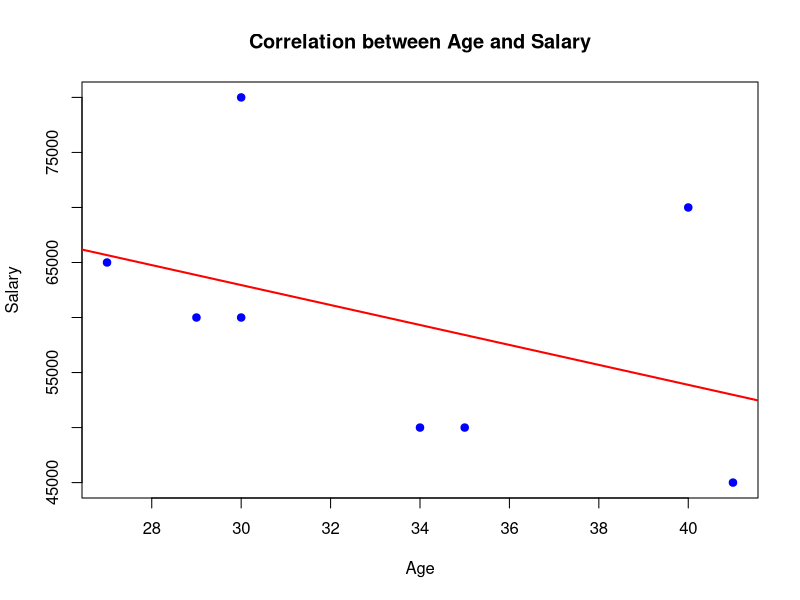
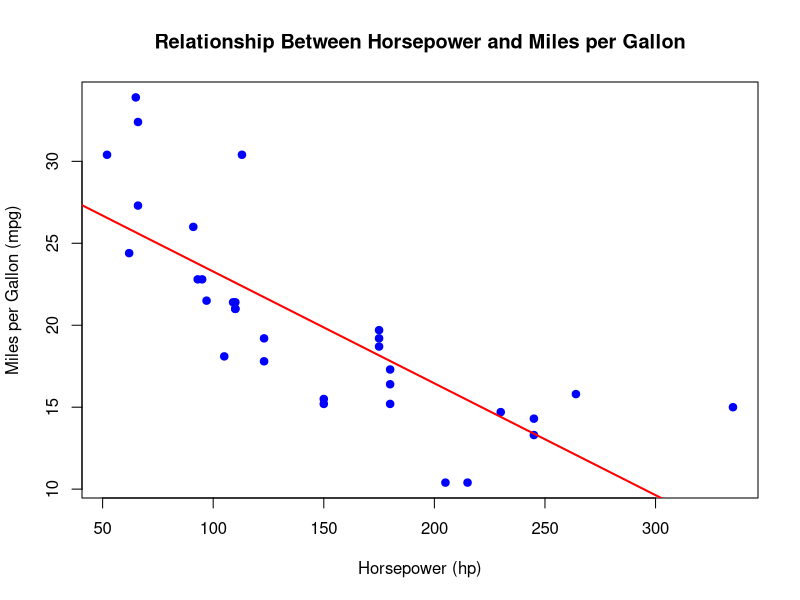
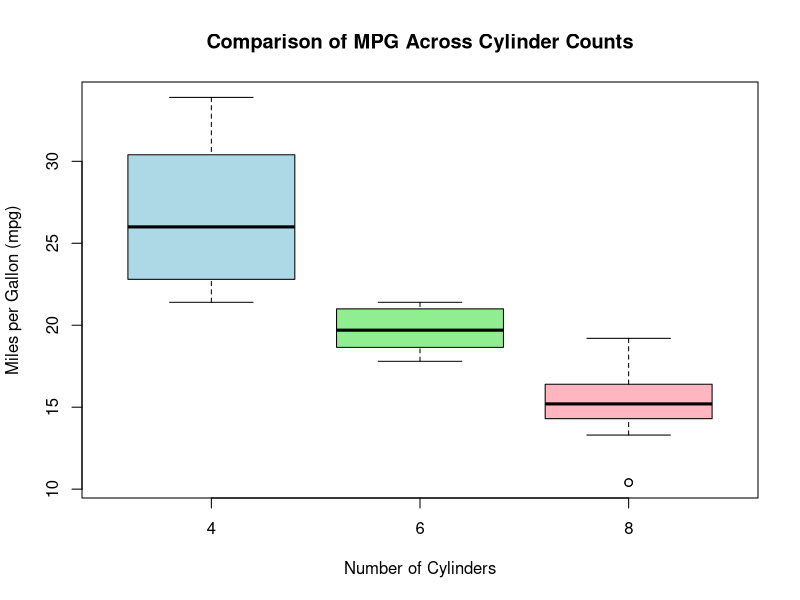
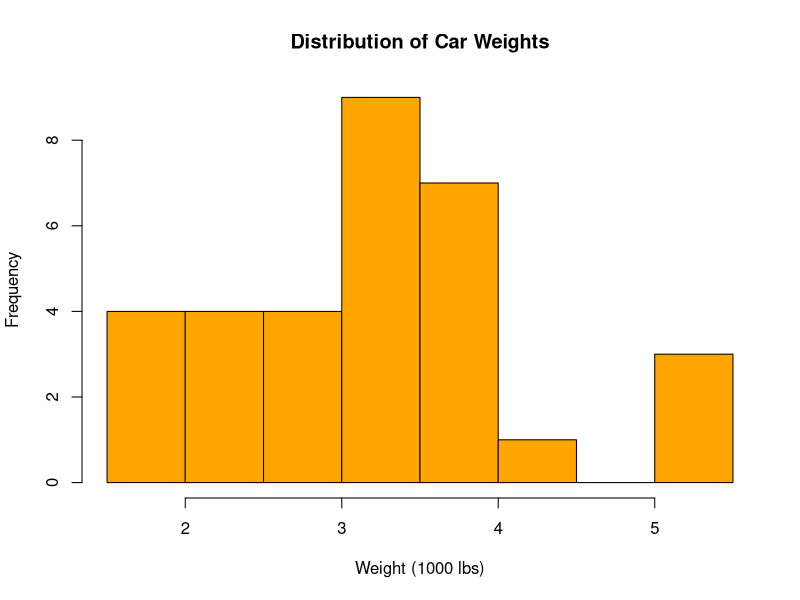

The R source for these figures, in order:


# ============================================================
# 🟦 Q3: Applying Vector and List Concepts on Employee Dataset
# ============================================================

# (i) Salary Vector and Average Salary
salary <- c(50000, 60000, 70000, 80000, 50000, 65000, 45000, 60000)
average_salary <- mean(salary)

cat("Salary Vector:", salary, "\n")
cat("Average Salary:", average_salary, "\n\n")

# (ii) Age Vector and Find Minimum and Maximum Age
ages <- c(34, 29, 40, 30, 35, 27, 41, 30)
min_age <- min(ages)
max_age <- max(ages)
cat("Age Vector:", ages, "\n")
cat("Minimum Age:", min_age, "\n")
cat("Maximum Age:", max_age, "\n\n")

# (iii) List for a Single Employee
employee <- list(Name = "Z", Department = "Finance", Age = 40, Salary = 70000)
cat("Employee Details:\n")
print(employee)
cat("\n")

# (iv) Lists vs Vectors Example:
vec <- c(10, 20, 30)
lst <- list(Name = "John", Age = 28, Department = "HR", Salary = 50000)
cat("Vector Example:\n")
print(vec)
cat("\nList Example:\n")
print(lst)
cat("\n")

# (v) Dataset Creation and Statistical Analysis
Emp_ID <- c("E1","E2","E3","E4","E5","E6","E7","E8")
Name <- c("X","Y","Z","X","Y","Z","X","Y")
Age <- c(34, 29, 40, 30, 35, 27, 41, 30)
Dept <- c("HR","IT","Finance","Marketing","HR","IT","Finance","Marketing")
Salary <- c(50000, 60000, 70000, 80000, 50000, 65000, 45000, 60000)
Gender <- c("Male","Female","Male","Female","Male","Female","Male","Female")
Experience <- c(5,3,10,4,2,7,9,6)
employees <- data.frame(Emp_ID, Name, Age, Dept, Salary, Gender, Experience)
mean_salary <- mean(employees$Salary)
sd_salary <- sd(employees$Salary)
correlation <- cor(employees$Age, employees$Salary)
cat("Mean Salary:", mean_salary, "\n")
cat("Standard Deviation of Salary:", sd_salary, "\n")
cat("Correlation between Age and Salary:", correlation, "\n\n")

# Optional visualization: Scatter plot (Age vs Salary)
plot(employees$Age, employees$Salary,
     main = "Correlation between Age and Salary",
     xlab = "Age", ylab = "Salary",
     pch = 19, col = "blue")
abline(lm(Salary ~ Age, data = employees), col = "red", lwd = 2)

# ============================================================
# 🟩 Q4: Visualization using Built-in Dataset (mtcars)
# ============================================================

# Load dataset
data(mtcars)

# (a) Scatter Plot: Horsepower vs Miles per Gallon
plot(mtcars$hp, mtcars$mpg,
     main = "Relationship Between Horsepower and Miles per Gallon",
     xlab = "Horsepower (hp)",
     ylab = "Miles per Gallon (mpg)",
     pch = 19, col = "blue")
abline(lm(mpg ~ hp, data = mtcars), col = "red", lwd = 2)

# (b) Boxplot: MPG across Cylinder Counts
boxplot(mpg ~ cyl, data = mtcars,
        main = "Comparison of MPG Across Cylinder Counts",
        xlab = "Number of Cylinders",
        ylab = "Miles per Gallon (mpg)",
        col = c("lightblue", "lightgreen", "lightpink"))

# (c) Histogram: Car Weights
hist(mtcars$wt,
     breaks = 8,
     main = "Distribution of Car Weights",
     xlab = "Weight (1000 lbs)",
     ylab = "Frequency",
     col = "orange",
     border = "black")


